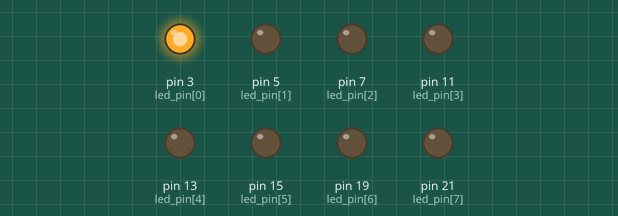
Bench run of a program on a simulated Raspberry Pi (header pin numbers). Parts: output pins drawn as LEDs (lit = HIGH).

Above: at 0.05 s.
At 0.55 s:
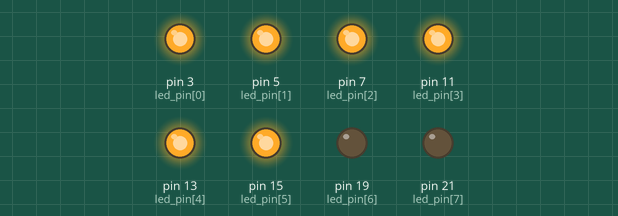
At 0.85 s:
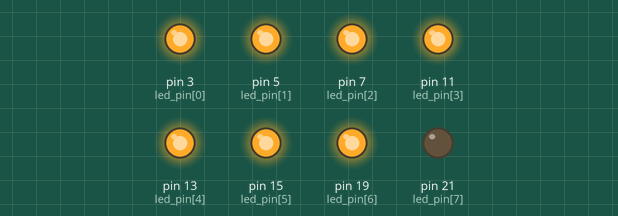
At 1.75 s:
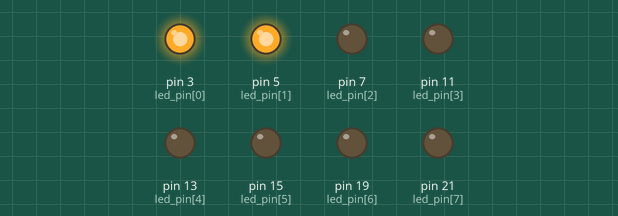
At 2.65 s:
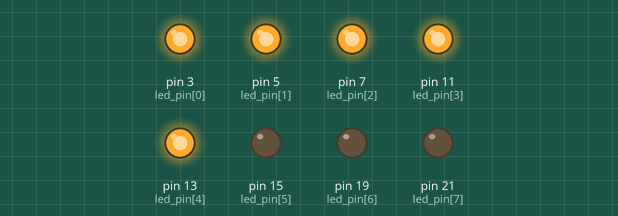
At 3.55 s:
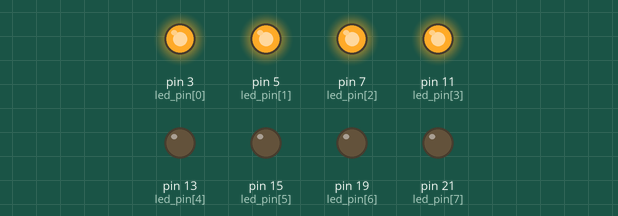
Timing chart, 0 to 3.9 s (numbered marks = the images above):
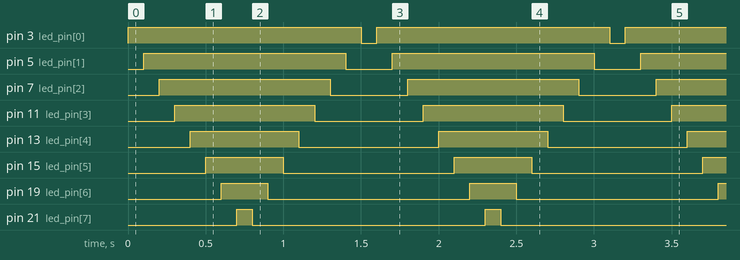

Measured:
- by itself, pin 3 (led_pin[0]): alternates HIGH for 1.5 s and LOW for 0.10 s
- by itself, pin 5 (led_pin[1]): alternates HIGH for 1.3 s and LOW for 0.30 s
- by itself, pin 7 (led_pin[2]): alternates HIGH for 1.1 s and LOW for 0.50 s
- by itself, pin 11 (led_pin[3]): alternates HIGH for 0.90 s and LOW for 0.70 s
- by itself, pin 13 (led_pin[4]): alternates HIGH for 0.70 s and LOW for 0.90 s
- by itself, pin 15 (led_pin[5]): alternates HIGH for 0.50 s and LOW for 1.1 s
- by itself, pin 19 (led_pin[6]): alternates HIGH for 0.30 s and LOW for 1.3 s
- by itself, pin 21 (led_pin[7]): alternates HIGH for 0.10 s and LOW for 1.5 s

The program:

02led_Blink.py
```python
#Importing Necessary Modules
import RPi.GPIO as GPIO
import time

#Raspberry pi terminal configuration
GPIO.setmode(GPIO.BOARD)

#Disabling all warning messages
GPIO.setwarnings(False)

#Assignming output pin numbers
led_pin=[3,5,7,11,13,15,19,21]

#Enabling the terminal pin on Raspberry
GPIO.setup(led_pin,GPIO.OUT)

#Function to make the bulb blink
while(1):
    for x in led_pin:
        GPIO.output(x,1)
        time.sleep(0.1)
    led_pin.reverse()
    for x in led_pin:
        GPIO.output(x,0)
        time.sleep(0.1)
    led_pin.reverse()
```
